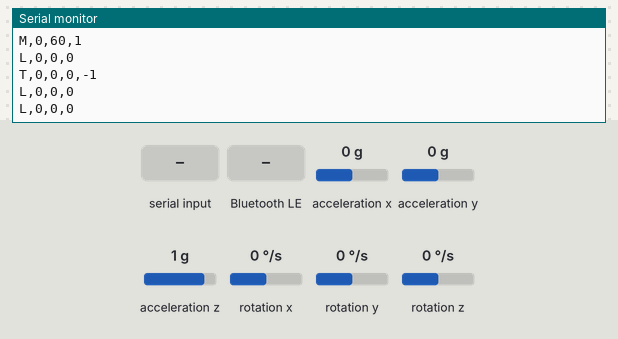
The sketch below on a simulated ESP32-S3. Shown: the last lines printed to the serial monitor. Wiring (inferred from the names in the program): MPU-6050 motion sensor at I2C address 0x68. The inputs (shaded band) are chosen by the test bench; at power-on: acceleration x 0 g, acceleration y 0 g, acceleration z 1 g, rotation x 0 °/s, rotation y 0 °/s, rotation z 0 °/s. Nothing arrives over Bluetooth unless stated; a phone connects over Bluetooth LE 3 s after start.

Above: at 3.3 s.
3.4 s: "S\n" received over Serial
At 3.7 s:
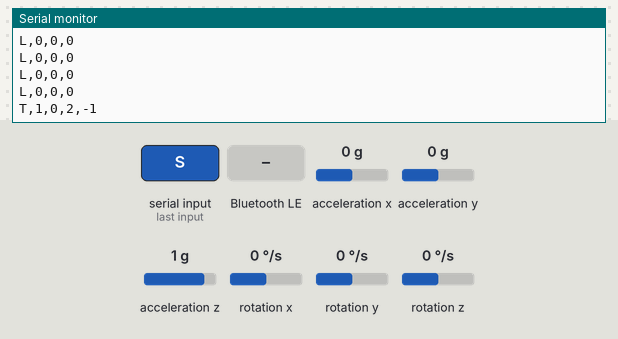
4.9 s: Bluetooth LE write "x" received
6.4 s: acceleration x set to -1.4 g
At 7.03 s:
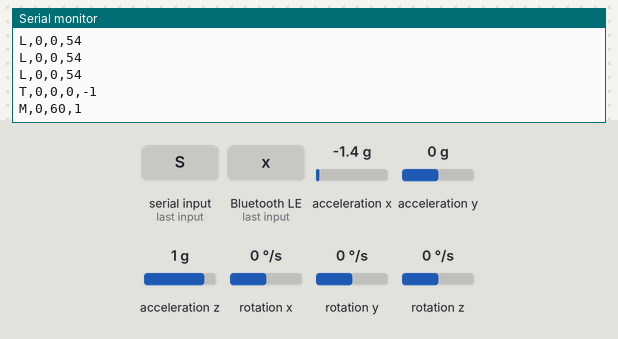
7.9 s: acceleration x set to 0.1 g
At 8.0 s:
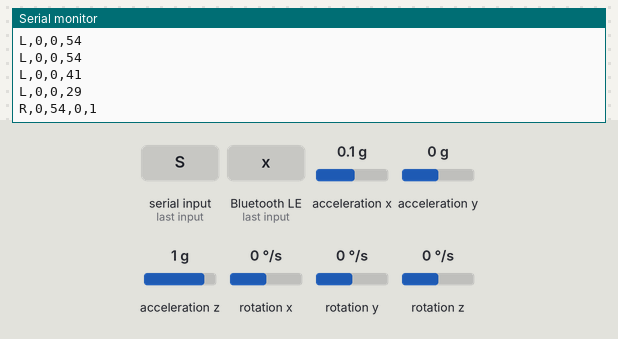
9.4 s: acceleration y set to -1.4 g
At 9.43 s:
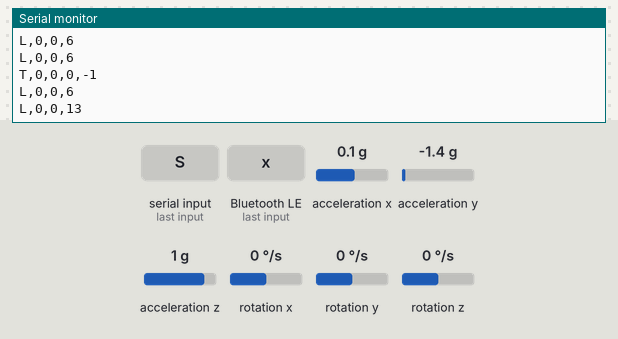
10.9 s: acceleration z set to -1.4 g
At 10.97 s:
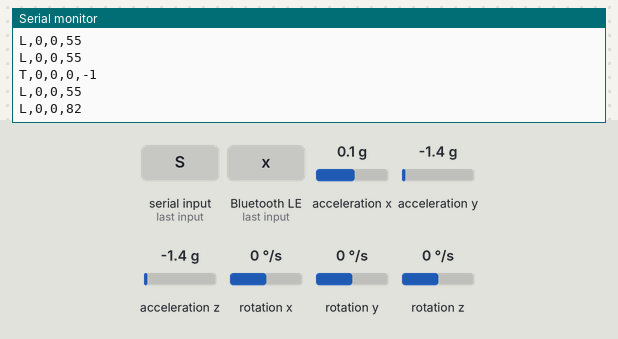
Timing chart, 0 to 13.4 s (numbered marks = the images above; inputs shaded):
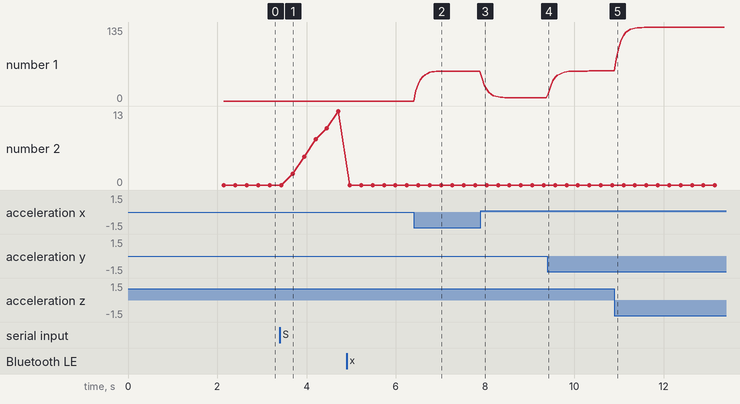

The sketch:

neurosync_ble.ino
```cpp
// neurosync_ble.ino — Bluetooth (BLE) rehab tracker, ESP32-S3 + MPU-6050 / 6500 / 9250 / 9255 (Cal Hacks 13.0)
//
// The board advertises over Bluetooth Low Energy as  NeuroSync-Ankle  (change DEVICE_NAME below,
// e.g. NeuroSync-Left / NeuroSync-Right when using two sensors).
// Connect with  neurosync_ble.html  in Chrome, or  neurosync_receiver.py  (Python + bleak).
//
// Two modes:
//   ARM  — sensor on the forearm. Logs every raise (height reached); raises that hit the target count as reps.
//   WALK — sensor on the shin / ankle. Start, walk, Stop. Sends each stride (leg swing + stride time)
//          and flags a possible fall when the leg stays tilted far over for a few seconds.
//          Calibrate while STANDING so upright = 0 degrees.
//
// Every BLE message is one short text line (20 bytes or less), comma-separated:
//   L,rot,tilt,angle      live, 20x/sec: leg rotation speed (deg/s), leg tilt (deg), arm angle (deg)
//   S,swing,strideMs,t    a stride finished: leg swing (deg), time since last stride (ms, 0 = first), session time (0.1 s)
//   R,hit,peak,reps,att   an arm raise finished: 1 = reached target, peak (deg), reps so far, attempts so far
//   F,count,t             possible fall: fall number, session time (0.1 s, -1 if not recording)
//   T,rec,fall,t,fallIn   status 4x/sec: recording 0/1, fall alert showing 0/1, session time (0.1 s),
//                         seconds-to-fall-alert in 0.1 s (-1 = leg not tilted over)
//   M,mode,target,ok      once a second: 0 = arm / 1 = walk, arm target (deg), sensor working 0/1
//   C  calibrated     B  session started     E,dur  session stopped (duration in 0.1 s)     !,lost  sensor contact lost
//
// Commands written to the RX characteristic (or typed into the Serial Monitor):
//   c = calibrate   m0 = arm mode   m1 = walk mode   s = start   x = stop   o = "I'm OK" (clear fall alert)   t45 = arm target 45 deg
//
// Same lines are also printed over USB at 115200, so you can watch them in the Serial Monitor.
// Wiring: SDA -> GPIO 8, SCL -> GPIO 9, VCC -> 3V3, GND -> GND (NCS -> 3V3, AD0 -> GND on 9250/6500 boards).

#include <Wire.h>
#include <BLEDevice.h>
#include <BLEServer.h>
#include <BLEUtils.h>
#include <BLE2902.h>
#include <math.h>
#include <stdarg.h>

// ---------- Bluetooth ----------
const char* DEVICE_NAME = "NeuroSync-Ankle";
#define SVC_UUID "6e400001-b5a3-f393-e0a9-e50e24dcca9e"
#define RX_UUID  "6e400002-b5a3-f393-e0a9-e50e24dcca9e"   // commands in
#define TX_UUID  "6e400003-b5a3-f393-e0a9-e50e24dcca9e"   // data out (notify)

// ---------- Wiring ----------
const int SDA_PIN = 8;
const int SCL_PIN = 9;

// ---------- Arm mode settings ----------
float       targetDeg   = 60.0;  // a raise must reach this to count as a rep
const float RISE_DEG    = 15.0;  // a raise starts when the arm lifts this far above its lowest point
const float RETURN_FRAC = 0.5;   // a raise ends once the arm comes back down halfway
const float SMOOTHING   = 0.08;  // angle smoothing at 100 readings/sec

// ---------- Walk mode settings ----------
const float SWING_ON_DPS   = 120.0;  // leg rotating faster than this = leg is swinging
const float SWING_OFF_DPS  = 60.0;   // drops below this = foot planted again
const unsigned long MIN_STRIDE_MS = 400;
const unsigned long MAX_STRIDE_MS = 2500;

// ---------- Fall detection (Walk mode) ----------
const float FALL_TILT_DEG  = 60.0;   // leg tilted past this from standing starts the fall timer
const float FALL_KEEP_DEG  = 50.0;   // timer keeps running while tilt stays above this
const unsigned long FALL_HOLD_MS        = 3000;  // tilted this long = possible fall
const unsigned long FALL_HOLD_IMPACT_MS = 1500;  // ...or this long if a hard jolt happened just before
const float IMPACT_G       = 3.0;    // jolt bigger than this (in g) counts as an impact
const float REARM_DEG      = 30.0;   // after an alert, leg must come back below this before another alert

const unsigned long SAMPLE_MS = 10;  // read the sensor 100 times a second
const unsigned long LIVE_MS   = 50;  // send a live line 20 times a second

enum RunMode { MODE_ARM, MODE_WALK };
RunMode mode = MODE_ARM;

// Bluetooth objects
BLECharacteristic* txChar = nullptr;
volatile bool bleConnected = false;
bool wasConnected = false;
char cmdBuf[20];
volatile bool cmdReady = false;

// Sensor
uint8_t imuAddr = 0;
bool sensorOk = false;
float restX = 0, restY = 0, restZ = 1;   // gravity direction when calibrated
float gbx = 0, gby = 0, gbz = 0;         // gyro offsets (deg/s)

// Arm state
float angleSmooth = 0;
bool  armUp = false;
int   reps = 0, attempts = 0;
float repPeak = 0, valley = 0, baseAngle = 0;

// Walk state
float gmagSmooth = 0;
bool  inSwing = false;
unsigned long lastSwingStart = 0;
float axisAvg[3] = {0, 0, 0};
float swingAng = 0, swingMin = 0, swingMax = 0;
unsigned long pendingStrideMs = 0;

// Session
bool recording = false;
unsigned long sessionStart = 0;

// Falls
int fallCount = 0;
unsigned long impactMs = 0, tiltSinceMs = 0;
float tiltSmooth = 0;
bool fallActive = false, fallArmed = true;

unsigned long lastSample = 0, lastLive = 0, lastStatus = 0, lastModeMsg = 0, lastRetry = 0;

// ---------------- sending ----------------
// One short text line out over Bluetooth (max 20 bytes) and USB.
void sendLine(const char* fmt, ...) {
  char buf[24];
  va_list ap;
  va_start(ap, fmt);
  int n = vsnprintf(buf, sizeof buf, fmt, ap);
  va_end(ap);
  if (n < 0) return;
  if (n > 20) { n = 20; buf[20] = 0; }
  Serial.println(buf);
  if (bleConnected && txChar) {
    txChar->setValue((uint8_t*)buf, n);
    txChar->notify();
  }
}

long sessionDs(unsigned long t) {   // session time in tenths of a second
  return recording ? (long)((t - sessionStart) / 100) : -1;
}

// ---------------- Bluetooth callbacks ----------------
class ServerCB : public BLEServerCallbacks {
  void onConnect(BLEServer* s) { bleConnected = true; }
  void onDisconnect(BLEServer* s) {
    bleConnected = false;
    BLEDevice::startAdvertising();   // let the page / script reconnect
  }
};

class RxCB : public BLECharacteristicCallbacks {
  void onWrite(BLECharacteristic* c) {
    auto v = c->getValue();
    size_t n = v.length();
    if (n > sizeof(cmdBuf) - 1) n = sizeof(cmdBuf) - 1;
    for (size_t i = 0; i < n; i++) cmdBuf[i] = v[i];
    cmdBuf[n] = 0;
    cmdReady = true;                 // handled in loop(), not here
  }
};

void setupBle() {
  BLEDevice::init(DEVICE_NAME);
  BLEServer* srv = BLEDevice::createServer();
  srv->setCallbacks(new ServerCB());
  BLEService* svc = srv->createService(SVC_UUID);
  txChar = svc->createCharacteristic(TX_UUID, BLECharacteristic::PROPERTY_NOTIFY);
  txChar->addDescriptor(new BLE2902());
  BLECharacteristic* rx = svc->createCharacteristic(
      RX_UUID, BLECharacteristic::PROPERTY_WRITE | BLECharacteristic::PROPERTY_WRITE_NR);
  rx->setCallbacks(new RxCB());
  svc->start();
  BLEAdvertising* adv = BLEDevice::getAdvertising();
  adv->setScanResponse(true);
  BLEDevice::startAdvertising();
}

// ---------------- sensor ----------------
void writeReg(uint8_t reg, uint8_t val) {
  Wire.beginTransmission(imuAddr);
  Wire.write(reg);
  Wire.write(val);
  Wire.endTransmission();
}

bool readRegs(uint8_t reg, uint8_t* buf, uint8_t len) {
  Wire.beginTransmission(imuAddr);
  Wire.write(reg);
  if (Wire.endTransmission(false) != 0) return false;
  if (Wire.requestFrom(imuAddr, len) != len) return false;
  for (uint8_t i = 0; i < len; i++) buf[i] = Wire.read();
  return true;
}

bool deviceAt(uint8_t addr) {
  Wire.beginTransmission(addr);
  return Wire.endTransmission() == 0;
}

bool findSensor() {
  if (deviceAt(0x68)) { imuAddr = 0x68; return true; }
  if (deviceAt(0x69)) { imuAddr = 0x69; return true; }
  return false;
}

void initSensor() {
  writeReg(0x6B, 0x80);  // reset
  delay(100);
  writeReg(0x6B, 0x01);  // wake up
  delay(50);
  writeReg(0x1C, 0x10);  // accelerometer +/-8 g
  writeReg(0x1B, 0x08);  // gyroscope +/-500 deg/s
  writeReg(0x1A, 0x03);  // low-pass filter ~42 Hz
}

// accel in g, gyro in deg/s (offsets removed)
bool readImu(float& ax, float& ay, float& az, float& gx, float& gy, float& gz) {
  uint8_t b[14];
  if (!readRegs(0x3B, b, 14)) return false;
  int16_t v[7];
  for (int i = 0; i < 7; i++) v[i] = (int16_t)((b[2 * i] << 8) | b[2 * i + 1]);
  ax = v[0] / 4096.0; ay = v[1] / 4096.0; az = v[2] / 4096.0;
  gx = v[4] / 65.5 - gbx; gy = v[5] / 65.5 - gby; gz = v[6] / 65.5 - gbz;
  return true;
}

void resetSession() {
  angleSmooth = 0; armUp = false; reps = 0; attempts = 0;
  repPeak = 0; valley = 0; baseAngle = 0;
  gmagSmooth = 0; inSwing = false; lastSwingStart = 0;
  swingAng = 0; swingMin = 0; swingMax = 0; pendingStrideMs = 0;
  for (int i = 0; i < 3; i++) axisAvg[i] = 0;
  fallCount = 0; fallActive = false; fallArmed = true; tiltSinceMs = 0; impactMs = 0; tiltSmooth = 0;
}

// Hold still: measures gravity direction (= 0 degrees) and gyro offsets.
void calibrate() {
  float sx = 0, sy = 0, sz = 0, sgx = 0, sgy = 0, sgz = 0;
  int n = 0;
  float savedX = gbx, savedY = gby, savedZ = gbz;
  gbx = gby = gbz = 0;
  for (int i = 0; i < 60; i++) {
    float ax, ay, az, gx, gy, gz;
    if (readImu(ax, ay, az, gx, gy, gz)) {
      sx += ax; sy += ay; sz += az; sgx += gx; sgy += gy; sgz += gz; n++;
    }
    delay(10);
  }
  if (n > 0) {
    restX = sx / n; restY = sy / n; restZ = sz / n;
    gbx = sgx / n; gby = sgy / n; gbz = sgz / n;
  } else {
    gbx = savedX; gby = savedY; gbz = savedZ;
  }
  resetSession();
  recording = false;
  sendLine("C");
}

float liftAngle(float x, float y, float z) {
  float dot = x * restX + y * restY + z * restZ;
  float mag = sqrt(x * x + y * y + z * z) * sqrt(restX * restX + restY * restY + restZ * restZ);
  if (mag < 0.001) return 0;
  float c = constrain(dot / mag, -1.0, 1.0);
  return acos(c) * 180.0 / PI;
}

// ---------------- ARM mode ----------------
void updateArm(float ax, float ay, float az) {
  float raw = liftAngle(ax, ay, az);
  angleSmooth = SMOOTHING * raw + (1 - SMOOTHING) * angleSmooth;

  if (!armUp) {
    if (angleSmooth < valley) valley = angleSmooth;
    if (angleSmooth > valley + RISE_DEG) {
      armUp = true;
      repPeak = angleSmooth;
      baseAngle = valley;
    }
  } else {
    if (angleSmooth > repPeak) repPeak = angleSmooth;
    float endAt = baseAngle + (repPeak - baseAngle) * RETURN_FRAC;
    if (angleSmooth < endAt) {
      armUp = false;
      valley = angleSmooth;
      bool hit = repPeak >= targetDeg;
      attempts++;
      if (hit) reps++;
      sendLine("R,%d,%d,%d,%d", hit ? 1 : 0, (int)lround(repPeak), reps, attempts);
    }
  }
}

// ---------------- WALK mode ----------------
void updateFall(float ax, float ay, float az, unsigned long now) {
  float amag = sqrt(ax * ax + ay * ay + az * az);
  if (amag > IMPACT_G) impactMs = now;

  // Smoothed leg tilt from standing (ignores the quick swings of normal walking)
  tiltSmooth = 0.03 * liftAngle(ax, ay, az) + 0.97 * tiltSmooth;

  if (!fallArmed) {                       // wait for the leg to come back up before alerting again
    if (tiltSmooth < REARM_DEG) fallArmed = true;
    tiltSinceMs = 0;
    return;
  }
  if (tiltSinceMs == 0) {
    if (tiltSmooth > FALL_TILT_DEG) tiltSinceMs = now;
    return;
  }
  if (tiltSmooth < FALL_KEEP_DEG) { tiltSinceMs = 0; return; }   // leg came back up: not a fall

  bool jolted = impactMs != 0 && impactMs + 3000 > tiltSinceMs;  // hard jolt within 3 s before tipping over
  unsigned long need = jolted ? FALL_HOLD_IMPACT_MS : FALL_HOLD_MS;
  if (now - tiltSinceMs >= need) {
    fallActive = true;
    fallArmed = false;
    fallCount++;
    sendLine("F,%d,%ld", fallCount, sessionDs(tiltSinceMs));
    tiltSinceMs = 0;
  }
}

// Tenths of a second left before a fall alert (or -1 if the leg isn't tilted over)
long fallCountdownDs(unsigned long now) {
  if (!fallArmed || tiltSinceMs == 0) return -1;
  bool jolted = impactMs != 0 && impactMs + 3000 > tiltSinceMs;
  unsigned long need = jolted ? FALL_HOLD_IMPACT_MS : FALL_HOLD_MS;
  unsigned long held = now - tiltSinceMs;
  return held >= need ? 0 : (long)((need - held) / 100);
}

void updateWalk(float ax, float ay, float az, float gx, float gy, float gz, float dt, unsigned long now) {
  float g[3] = {gx, gy, gz};
  float gmag = sqrt(gx * gx + gy * gy + gz * gz);
  gmagSmooth = 0.3 * gmag + 0.7 * gmagSmooth;

  updateFall(ax, ay, az, now);

  // The axis the leg swings around is the one that rotates most while walking.
  for (int i = 0; i < 3; i++) axisAvg[i] = 0.995 * axisAvg[i] + 0.005 * fabs(g[i]);
  int dom = 0;
  if (axisAvg[1] > axisAvg[dom]) dom = 1;
  if (axisAvg[2] > axisAvg[dom]) dom = 2;
  swingAng += g[dom] * dt;

  if (!recording) return;   // strides only count between Start and Stop

  if (!inSwing) {
    if (gmagSmooth > SWING_ON_DPS && (lastSwingStart == 0 || now - lastSwingStart > MIN_STRIDE_MS)) {
      inSwing = true;
      pendingStrideMs = (lastSwingStart > 0 && now - lastSwingStart < MAX_STRIDE_MS) ? now - lastSwingStart : 0;
      lastSwingStart = now;
      swingAng = 0; swingMin = 0; swingMax = 0;
    }
  } else {
    if (swingAng < swingMin) swingMin = swingAng;
    if (swingAng > swingMax) swingMax = swingAng;
    if (gmagSmooth < SWING_OFF_DPS) {
      inSwing = false;
      float swing = swingMax - swingMin;
      sendLine("S,%d,%lu,%ld", (int)lround(swing), pendingStrideMs, sessionDs(now));
    }
  }
}

// ---------------- commands ----------------
void handleCommand(const char* c) {
  switch (c[0]) {
    case 'c': case 'C':
      calibrate();
      break;
    case 'm': case 'M':
      mode = (c[1] == '1') ? MODE_WALK : MODE_ARM;
      resetSession();
      recording = false;
      lastModeMsg = 0;                      // send the new mode right away
      break;
    case 's': case 'S':
      resetSession();
      recording = true;
      sessionStart = millis();
      sendLine("B");
      break;
    case 'x': case 'X':
      if (recording) {
        recording = false;
        sendLine("E,%lu", (millis() - sessionStart) / 100);
      }
      break;
    case 'o': case 'O':
      fallActive = false;
      break;
    case 't': case 'T': {
      float t = atof(c + 1);
      if (t >= 10 && t <= 170) { targetDeg = t; lastModeMsg = 0; }
      break;
    }
  }
}

// ---------------- setup / loop ----------------
void setup() {
  Serial.begin(115200);
#if ARDUINO_USB_CDC_ON_BOOT && ARDUINO_USB_MODE
  Serial.setTxTimeoutMs(0);   // don't stall when running on a power bank with no laptop listening
#endif
  delay(1000);

  setupBle();

  Wire.begin(SDA_PIN, SCL_PIN);
  Wire.setClock(100000);
  unsigned long t0 = millis();
  while (!findSensor() && millis() - t0 < 5000) {
    Serial.println("!,nosensor (check wires: SDA 8, SCL 9)");
    delay(500);
  }
  if (imuAddr) {
    initSensor();
    sensorOk = true;
    delay(300);
    calibrate();
  }
}

void loop() {
  unsigned long now = millis();

  // Commands from Bluetooth
  if (cmdReady) {
    char local[sizeof(cmdBuf)];
    memcpy(local, (const void*)cmdBuf, sizeof(cmdBuf));
    cmdReady = false;
    handleCommand(local);
  }

  // Commands typed in the Serial Monitor (one per line)
  static char line[20];
  static int lineLen = 0;
  while (Serial.available()) {
    char ch = Serial.read();
    if (ch == '\n' || ch == '\r') {
      if (lineLen > 0) { line[lineLen] = 0; handleCommand(line); lineLen = 0; }
    } else if (lineLen < (int)sizeof(line) - 1) {
      line[lineLen++] = ch;
    }
  }

  // Just connected: send the current mode straight away
  if (bleConnected && !wasConnected) lastModeMsg = 0;
  wasConnected = bleConnected;

  if (now - lastSample < SAMPLE_MS) return;
  float dt = (now - lastSample) / 1000.0;
  if (dt > 0.1) dt = 0.1;
  lastSample = now;

  float ax, ay, az, gx, gy, gz;
  if (!imuAddr || !readImu(ax, ay, az, gx, gy, gz)) {
    // Sensor missing or contact dropped: keep Bluetooth running and try to reconnect once a second.
    sensorOk = false;
    if (now - lastRetry > 1000) {
      lastRetry = now;
      sendLine("!,lost");
      Wire.end();
      Wire.begin(SDA_PIN, SCL_PIN);
      Wire.setClock(100000);
      if (findSensor()) { initSensor(); sensorOk = true; }
    }
  } else {
    sensorOk = true;
    if (mode == MODE_ARM) updateArm(ax, ay, az);
    else updateWalk(ax, ay, az, gx, gy, gz, dt, now);
  }

  if (now - lastLive >= LIVE_MS) {
    lastLive = now;
    sendLine("L,%d,%d,%d", (int)lround(gmagSmooth), (int)lround(tiltSmooth), (int)lround(angleSmooth));
  }
  if (now - lastStatus >= 250) {
    lastStatus = now;
    sendLine("T,%d,%d,%ld,%ld", recording ? 1 : 0, fallActive ? 1 : 0,
             recording ? (long)((now - sessionStart) / 100) : 0L, fallCountdownDs(now));
  }
  if (lastModeMsg == 0 || now - lastModeMsg >= 1000) {
    lastModeMsg = now;
    sendLine("M,%d,%d,%d", mode == MODE_WALK ? 1 : 0, (int)lround(targetDeg), sensorOk ? 1 : 0);
  }
}
```

Measured:
- after the input at 3.4 s, the serial monitor: prints a new line at once (image 1)
- after the input at 6.4 s, the serial monitor: prints a new line after 0.05 s (image 2)
- after the input at 7.9 s, the serial monitor: prints a new line at once (image 3)
- after the input at 9.4 s, the serial monitor: prints a new line at once (image 4)
- after the input at 10.9 s, the serial monitor: prints a new line after 0.05 s (image 5)
- plotted number 1: 0 → 54 after the input at 6.4 s, 54 → 6 after the input at 7.9 s, 6 → 55 after the input at 9.4 s, 55 → 135 after the input at 10.9 s
- plotted number 2: 0 → 13 after the input at 3.4 s
